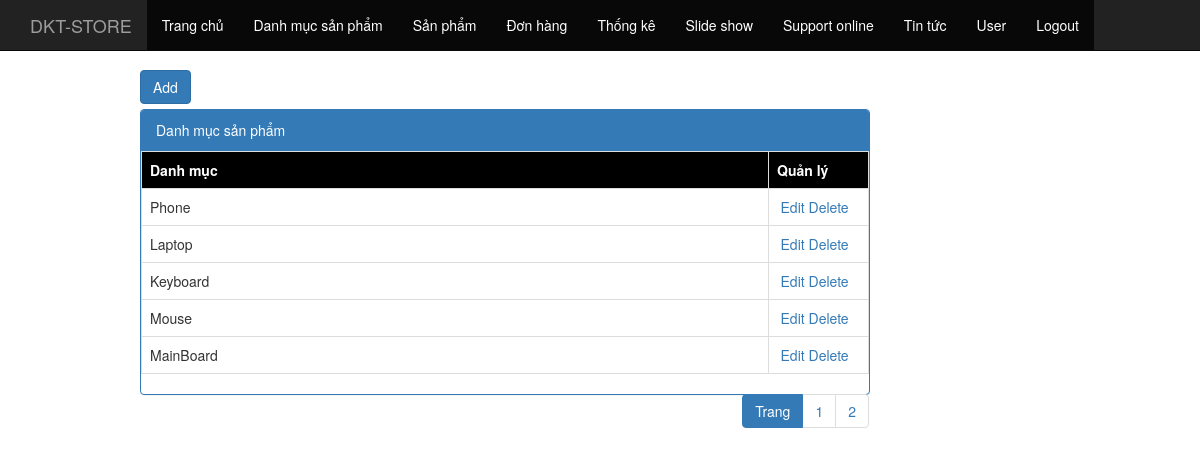
The page /admin.php?controller=category_product (signed in) on the database its author committed.
### tables this page shows
CREATE TABLE `tbl_category_product` (
  `pk_category_product_id` int(11) NOT NULL,
  `c_name` varchar(255) NOT NULL
);

### controller/backend/controller_category_product.php (called while the page is built, shortened)
<?php
	class controller_category_product extends controller{
		public function __construct(){
			$tong= $this->model->num_rows("select * from tbl_category_product");
			$banghitrang = 5;
			$sotrang = ceil($tong/$banghitrang);
			$trang = isset($_GET["p"])&&is_numeric($_GET["p"])&&$_GET["p"]>0 ? $_GET["p"]-1 :0;
			$tu = $trang*$banghitrang;
			$arr = $this->model->fetch("select * from tbl_category_product order by pk_category_product_id desc limit $tu,$banghitrang");
			include "view/backend/view_category_product.php";
		}
	}
	new controller_category_product();
 ?>

### application/controller.php (called while the page is built, shortened)
<?php
	class controller{
		public function __construct(){
			$this->model = new model();
		}
	}
 ?>

### application/model.php (called while the page is built, shortened)
<?php
	class model{
		public function fetch($sql){
			global $link;
			$result = mysqli_query($link,$sql);
			$arr = array();
			while($rows = mysqli_fetch_array($result))
				$arr[] = $rows;
			return $arr;
		}
		public function num_rows($sql){
			global $link;
			$result = mysqli_query($link,$sql);
			return mysqli_num_rows($result);
		}
	}
 ?>

### view/backend/view_category_product.php (the view, shortened to what this page needs)
<div class="col-md-8 col-xs-offset-1">
	<div style="margin-bottom: 5px;">
		<a href="admin.php?controller=add_edit_category_product&act=add" class="btn btn-primary"> Add</a>
	</div>
	<div class="panel panel-primary">
		<div class="panel-heading">Danh mục sản phẩm</div>
		<div class="body-body">
			<table class="table table-bordered table-hover">
				<tr style="background-color: black; color: white">
					<th>Danh mục</th>
					<th style="width: 100px">Quản lý</th>
				</tr>
				<?php
					foreach ($arr as $rows) {
				 ?>
				 <tr>
				 	<td><?php echo $rows["c_name"] ;?></td>
				 	<td style="text-align: center;">
				 		<a href="admin.php?controller=add_edit_category_product&act=edit&id=<?php echo $rows["pk_category_product_id"] ;?>">Edit</a>
				 		<a onclick="return window.confirm('xoa?');" href="admin.php?controller=category_product&act=delete&id=<?php echo $rows["pk_category_product_id"] ;?>">Delete</a>&nbsp;&nbsp;
				 	</td>
				 </tr>
				 <?php } ?>
			</table>
			 <ul class="pagination pull-right">
			 	<li class="active"><a href="#">Trang</a></li>
			 	<?php
			 		for ($i=1; $i <= $sotrang ; $i++) {
			 	 ?>
			 	 <li  <?php echo isset($_GET["p"])&&$_GET["p"]==$i?"class='active'":""; ?>><a href="admin.php?controller=category_product&p=<?php echo $i; ?>"><?php echo $i; ?></a></li>
			 	 <?php } ?>
			 </ul>
		</div>
	</div>
</div>

### view/backend/view_category_product.php (style rules this page uses)
.pagination { margin: 0px; padding: 0px; }

### rows shown on the page
tbl_category_product: c_name "Phone"
tbl_category_product: c_name "Laptop"
tbl_category_product: c_name "Keyboard"
tbl_category_product: c_name "Mouse"
tbl_category_product: c_name "MainBoard"
